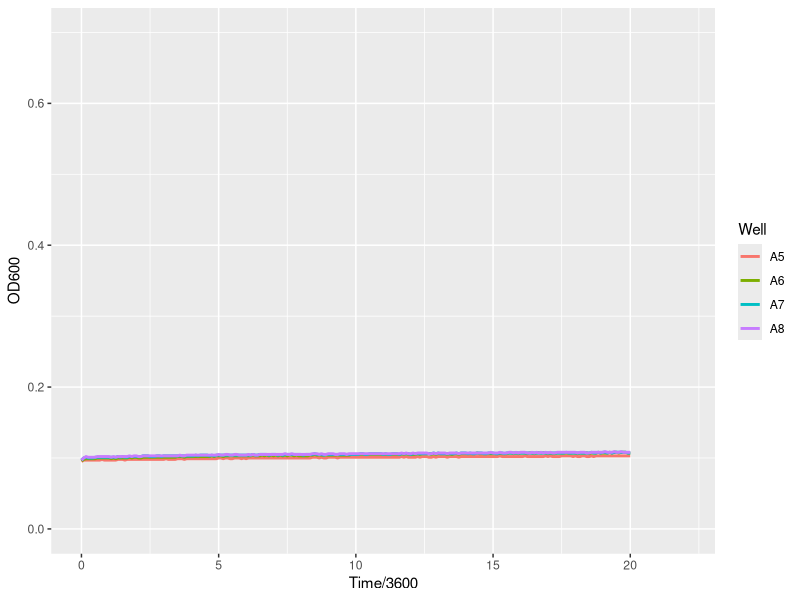
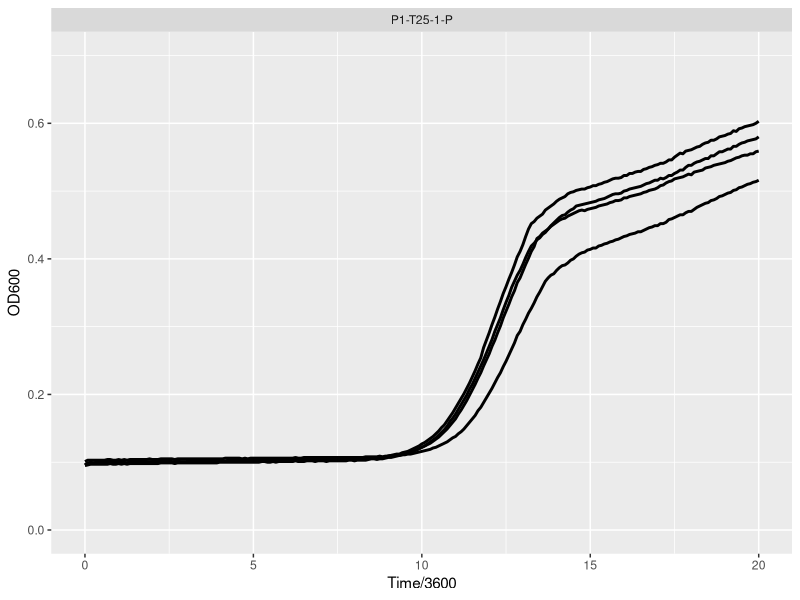
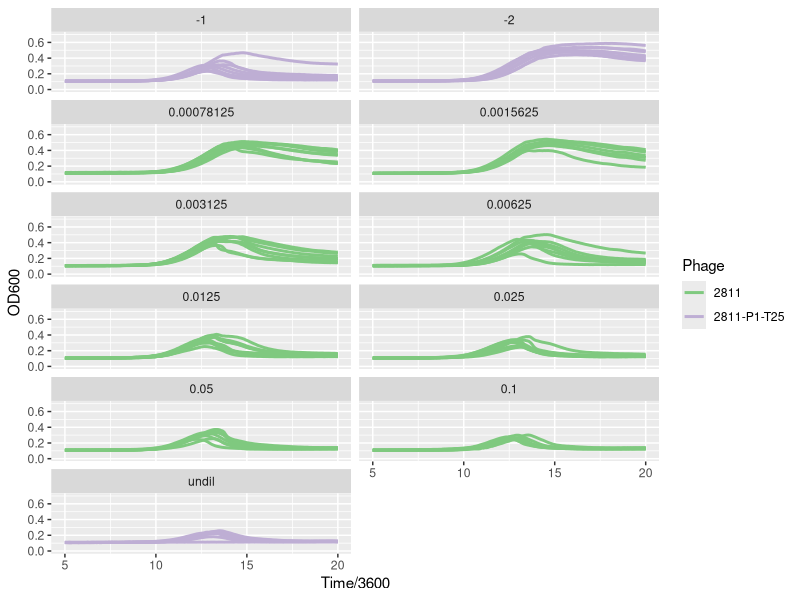
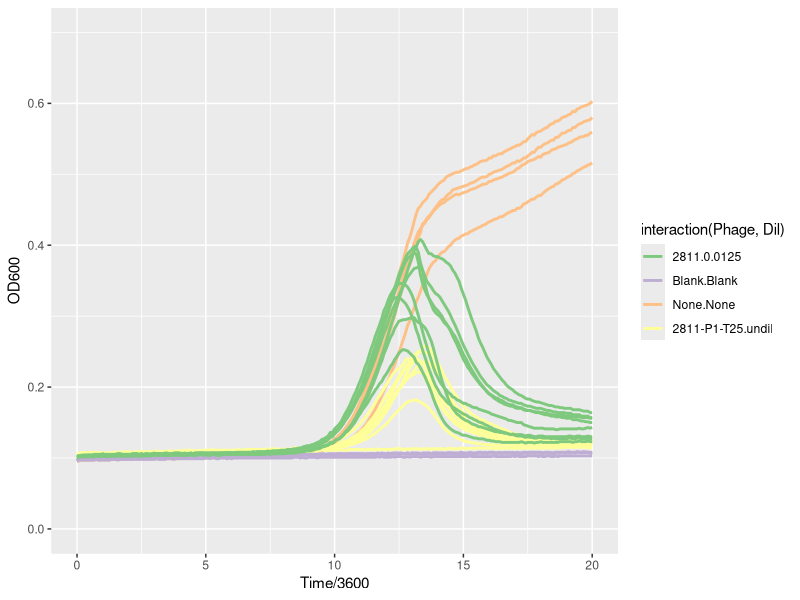
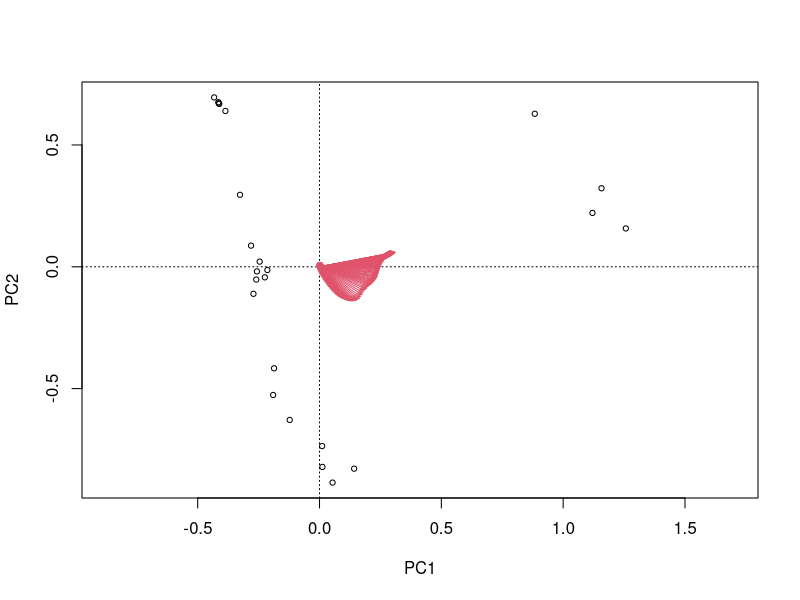
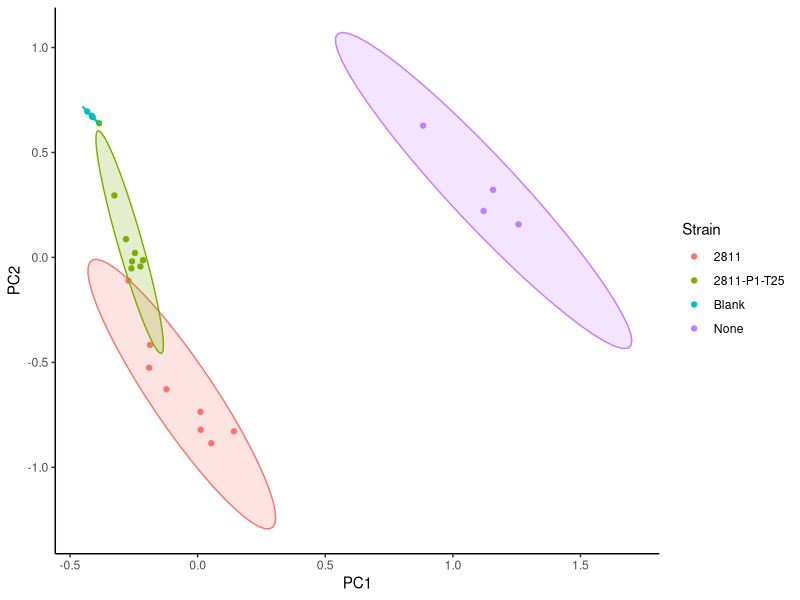
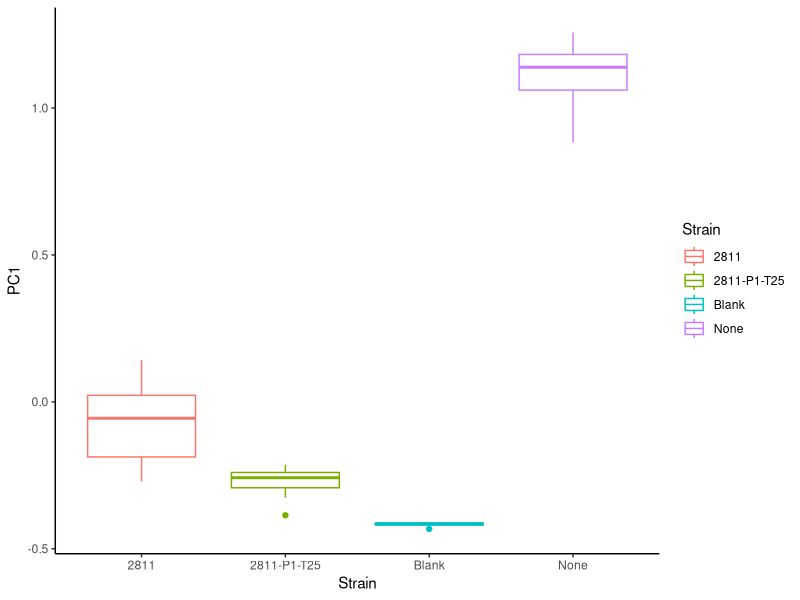
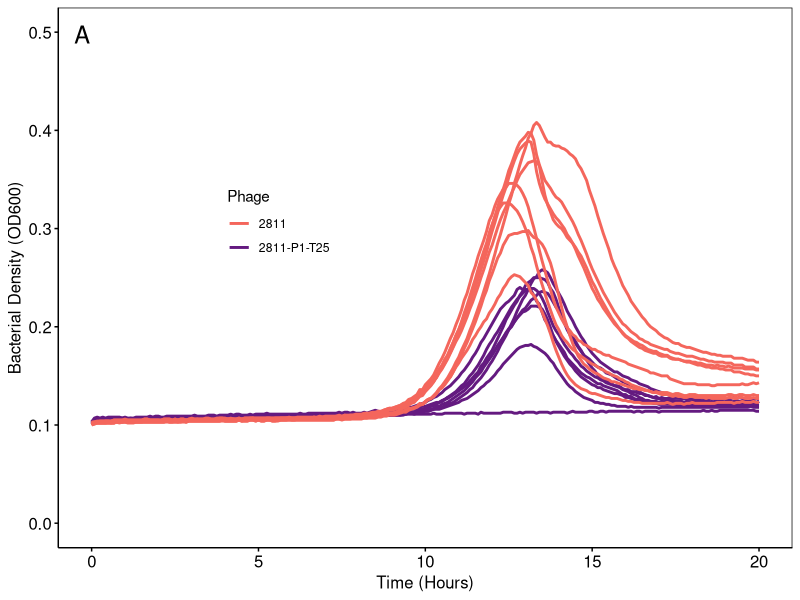

These charts were generated, in order, by the following R code:

# This rather beastly script is going to generate a 9 panel Figure 5 from several different data sets
# I have split up the script to process data for each of the different phage populations
# NOTE, the script needs to be run sequentially to work properly

library(reshape2)
library(dplyr)
library(ggplot2)
library(ggfortify)
library(ggpubr)
library(vegan)
library(stringr)

setwd("CoevolReplay_FastResistance/Manuscript/Github_repo/Figure5")
####################################################################################
#############################   POPULATION 1 #######################################
####################################################################################
rawdata_P1 <- read.csv(file = "DataFormatted_P1.csv") 
platemap_P1 <- read.csv(file = "2020-08-14_P1_platemap.csv") 

reshaped <- melt(rawdata_P1, id=c("Time"), variable.name="Well", 
                 value.name="OD600")
annotated1 <- inner_join(reshaped, platemap_P1, by="Well")
write.csv(annotated1, "2020-09-03_annotated_P1.csv")

# First, check Blank Controls
ggplot(data= subset(annotated1, Bacteria == "Blank"),
       mapping = aes(x=Time/3600, y=OD600,
                     group=Well,
                     color = Well)) +
  geom_line(size = 1) +
  scale_x_continuous(limits = c(0, 22)) +
  scale_y_continuous(limits = c(0, 0.7))

annotated1_nb <- subset(annotated1, Bacteria !="Blank")

# Plot bacteria without phage as positive control for growth
bact_data <- subset(annotated1_nb, Phage == 'None')
plot_bact <- ggplot(data=bact_data,
       mapping = aes(x=Time/3600, y=OD600,
                     group=(Well))) +
  geom_line(size = 1) +
  facet_wrap(Bacteria ~ ., ncol = 2) +
  scale_x_continuous(limits = c(0, 20)) +
  scale_y_continuous(limits = c(0,0.7)) +
  scale_color_brewer(type = 'qual')
print(plot_bact)
# All wells with phage
data_2 <- subset(annotated1_nb, Phage != 'None' & Phage != ' Blank')
plot_2811 <- ggplot(data=data_2,
                    mapping = aes(x=Time/3600, y=OD600,
                                  group=Well,
                                  color=Phage)) +
  geom_line(size = 1) +
  facet_wrap(Dil ~ ., ncol = 2) +
  scale_x_continuous(limits = c(5, 20)) +
  scale_y_continuous(limits = c(0,0.7)) +
  scale_color_brewer(type = 'qual')
print(plot_2811)

# Now equalize initial phage densities by choosing appropriate wells/dilutions
# This is based on spot titering of phages on REL606
dat1 <- subset(annotated1, Phage == '2811' & Dil == '0.0125')
dat2 <- subset(annotated1, Phage == '2811-P1-T25' & Dil == 'undil')
dat3 <- subset(annotated1, Phage == 'None')
dat4 <- subset(annotated1, Phage == 'Blank')

dat_sub <- rbind(dat1, dat2, dat3, dat4)
plot_sub <- ggplot(data=dat_sub,
                    mapping = aes(x=Time/3600, y=OD600,
                                  group=Well,
                                  color=interaction(Phage,Dil))) +
  geom_line(size = 1) +
  scale_x_continuous(limits = c(0, 20)) +
  scale_y_continuous(limits = c(0,0.7)) +
  scale_color_brewer(type = 'qual')
print(plot_sub)

# Now subset the raw data from my annotated dataset
# And transform the data so that I can conduct a PCA to look diff in suppression

vec <- unique(dat_sub$Status)
vec
dat_anc <- subset(dat_sub, Status == vec[1])
dat_contemp <- subset(dat_sub, Status == vec[2])
dat_none <- subset(dat_sub, Status == vec[3])
dat_blank <- subset(dat_sub, Status == vec[4])

unique(dat_sub$Well)
length(unique(dat_sub$Well))

########
mat_sub <- matrix(nrow = 24, ncol = 241)
for (i in 1:length(unique(dat_sub$Well))) {
  well <- unique(dat_sub$Well)[i]
  print(well)
  dat <- subset(dat_sub, Well == well)
  mat_sub[i,] <- dat[,3]
}
pca_sub <- rda(mat_sub[,1:241])
biplot(pca_sub)
summary(pca_sub)

a <- summary(pca_sub)
site.scores <- a$sites
# save these scores (=Principal components) and corresponding strains to data frame
pc <- as.data.frame(site.scores[,c(1,2,3,4,5,6)])
length(unique(dat_sub$Phage))
Strains <- data.frame('Strain' = c(rep('2811', times = 8),
                                   rep('2811-P1-T25', times = 8),
                                   rep('None', times = 4),
                                   rep('Blank', times = 4)))
colnames(Strains) <- c('Strain')
dater <- bind_cols(Strains, pc)
## Plot
pc.plot <-  ggplot(data = dater, aes(x = PC1, y = PC2, color = Strain)) +
  geom_point() +
  stat_ellipse(geom='polygon', aes(fill = Strain),
               alpha = 0.2,
               show.legend = FALSE,
               level = 0.95) +
  theme_classic()
pc.plot
box.plot <- ggplot(data = dater, aes(x = Strain, y = PC1, color = Strain)) +
  geom_boxplot() +
  theme_classic()
print(box.plot)

t.test(PC1~Strain, data = subset(dater, Strain == '2811' | Strain == '2811-P1-T25'))
# 2811 and 2811+ P1 are sig different in PC1 // t = 3.7531 // p=0.004)
#####################################################################################
#### Plots for Figures ####
P1_dat <- subset(dat_sub, Phage == '2811' | Phage == '2811-P1-T25')
A <- ggplot(data=P1_dat,
                 mapping = aes(x=Time/3600, y=OD600,
                               group=Well,
                               color=Phage)) +
  geom_line(size = 1) +
  scale_x_continuous(limits = c(0, 20)) +
  scale_y_continuous(limits = c(0,0.5)) +
  theme(panel.grid.major = element_blank(),
        panel.grid.minor = element_blank(),
        panel.background = element_blank(),
        # Legend alterations
        legend.position = c(0.3,0.6),
        legend.key=element_blank(),
        legend.background=element_blank(),
        # legend.title = element_text(size = 12),
        # legend.text = element_text(size = 12),
        #axis.line = element_line(colour = "black"),
        # Change axes title sizes
        axis.title.x=element_text(size=12, color = 'black'),
        axis.title.y=element_text(size=12, color = 'black'),
        # Change axes ticks
        axis.line = element_line(color='black'),
        axis.ticks = element_line(color= 'black'),
        # Change axes text sizes
        axis.text.x = element_text(size=12, color = 'black'),
        axis.text.y = element_text(size=12, color = 'black'),
        panel.border = element_rect(fill = NA, colour = "black")) +
  labs(x = 'Time (Hours)', y = 'Bacterial Density (OD600)') +
  annotate('text', x=-Inf, y=Inf, hjust = -1, vjust = 2, label="A", size = 6) +
  scale_color_viridis_d(begin = 0.68, end = 0.3, option = 'A')
print(A)
ggsave(plot=A,
       filename="Figure5A.pdf",
       width = 6, height = 4)

B <- ggplot(data = subset(dater, Strain == '2811' | Strain == '2811-P1-T25'),
                 aes(x = Strain, y = PC1, color = Strain)) +
  geom_boxplot() +
  geom_point() +
  geom_bracket(inherit.aes = FALSE, xmin = '2811', xmax = '2811-P1-T25', y.position = 0.18,
    label = "**") +
  scale_color_viridis_d(begin = 0.68, end = 0.3, option = 'A') +
  scale_y_continuous(limits = c(-0.4, 0.24)) +
  theme(panel.grid.major = element_blank(),
        panel.grid.minor = element_blank(),
        panel.background = element_blank(),
        # Legend alterations
        legend.position = 'none',
        #axis.line = element_line(colour = "black"),
        # Change axes title sizes
        axis.title.x=element_text(size=12, color = 'black'),
        axis.title.y=element_text(size=12, color = 'black'),
        # Change axes ticks
        axis.line = element_line(color='black'),
        axis.ticks = element_line(color= 'black'),
        # Change axes text sizes
        axis.text.x = element_text(size=12, color = 'black'),
        axis.text.y = element_text(size=12, color = 'black'),
        panel.border = element_rect(fill = NA, colour = "black")) +
  annotate('text', x=-Inf, y=Inf, hjust = -1, vjust = 2, label="B", size = 6) +
  labs(x = 'Phage', y = 'Resistance (PC1 89.94%)')
print(B)
ggsave(B, file = 'Figure5B.pdf', width = 3, height = 6)

# EOP Figure
EOP <- read.csv(file = 'Consolidated_EOP.csv')

P1_EOP <- subset(EOP, Host == 'P1-T25-1-P')
t.test(data=P1_EOP, EOP~Phage)
# Significantly different EOP, p = 0.022, t = -3.799
# mean 2811 is 0.14
# mean 2811-P1-T25 is 0.45
C <- ggplot(P1_EOP, aes(x = Phage, y = as.numeric(EOP), color = Phage)) +
  geom_boxplot() +
  geom_point() + 
  geom_bracket(inherit.aes = FALSE, xmin = '2811', xmax = '2811-P1-T25', y.position = 0.68,
               label = "*") +
  scale_color_viridis_d(begin = 0.68, end = 0.3, option = 'A') +
  scale_y_continuous(limits = c(0, 0.75)) +
  theme(panel.grid.major = element_blank(),
        panel.grid.minor = element_blank(),
        panel.background = element_blank(),
        # Legend alterations
        legend.position = 'none',
        # Change axes title sizes
        axis.title.x=element_text(size=12, color = 'black'),
        axis.title.y=element_text(size=12, color = 'black'),
        # Change axes ticks
        axis.line = element_line(color='black'),
        axis.ticks = element_line(color= 'black'),
        # Change axes text sizes
        axis.text.x = element_text(size=12, color = 'black'),
        axis.text.y = element_text(size=12, color = 'black'),
        panel.border = element_rect(fill = NA, colour = "black")) +
  annotate('text', x=-Inf, y=Inf, hjust = -1, vjust = 2, label="C", size = 6) +
  labs(x = 'Phage', y = 'Efficiency of Plating (EOP)')
print(C)
ggsave(C, file = 'Figure5C.pdf', width = 3, height = 6)

####################################################################################
#############################   POPULATION 2 #######################################
####################################################################################
rawdata_P2 <- read.csv(file = "DataFormatted_P2.csv") 
platemap_P2 <- read.csv(file = "2020-08-21_P2_platemap.csv") 

reshaped <- melt(rawdata_P2, id=c("Time"), variable.name="Well", 
                 value.name="OD600")
annotated2 <- inner_join(reshaped, platemap_P2, by="Well")
write.csv(annotated2, "2020-09-04_annotated_P2.csv")

# First, check Blank Controls
ggplot(data= subset(annotated2, Bacteria == "Blank"),
       mapping = aes(x=Time/3600, y=OD600,
                     group=Well,
                     color = Well)) +
  geom_line(size = 1) +
  scale_x_continuous(limits = c(0, 22)) +
  scale_y_continuous(limits = c(0, 0.7))
annotated2_nb <- subset(annotated2, Bacteria !="Blank")

# Plot bacteria without phage as positive control for growth
bact_data <- subset(annotated2_nb, Phage == 'None')
plot_bact <- ggplot(data=bact_data,
                    mapping = aes(x=Time/3600, y=OD600,
                                  group=(Well))) +
  geom_line(size = 1) +
  facet_wrap(Bacteria ~ ., ncol = 2) +
  scale_x_continuous(limits = c(0, 20)) +
  scale_y_continuous(limits = c(0,0.7)) +
  scale_color_brewer(type = 'qual')
print(plot_bact)
# All wells with phage
data_2 <- subset(annotated2_nb, Phage != 'None' & Phage != ' Blank')
plot_2811 <- ggplot(data=data_2,
                    mapping = aes(x=Time/3600, y=OD600,
                                  group=Well,
                                  color=Phage)) +
  geom_line(size = 1) +
  facet_wrap(Dil ~ ., ncol = 2) +
  scale_x_continuous(limits = c(5, 20)) +
  scale_y_continuous(limits = c(0,0.7)) +
  scale_color_brewer(type = 'qual')
print(plot_2811)

# Now equalize initial phage densities by choosing appropriate wells/dilutions
# This is based on spot titering of phages on REL606
dat1 <- subset(annotated2, Phage == '2811' & Dil == '0.003125')
dat2 <- subset(annotated2, Phage == '2811-P2-T15' & Dil == 'undil')
dat3 <- subset(annotated2, Phage == 'None')
dat4 <- subset(annotated2, Phage == 'Blank')

dat_sub <- rbind(dat1, dat2, dat3, dat4)
plot_sub <- ggplot(data=dat_sub,
                   mapping = aes(x=Time/3600, y=OD600,
                                 group=Well,
                                 color=interaction(Phage,Dil))) +
  geom_line(size = 1) +
  scale_x_continuous(limits = c(0, 20)) +
  scale_y_continuous(limits = c(0,0.7)) +
  scale_color_brewer(type = 'qual')
print(plot_sub)
# Now subset the raw data from my annotated dataset
# And transform the data so that I can conduct a PCA to look diff in suppression
vec <- unique(dat_sub$Status)
vec
dat_anc <- subset(dat_sub, Status == vec[1])
dat_contemp <- subset(dat_sub, Status == vec[2])
dat_none <- subset(dat_sub, Status == vec[3])
dat_blank <- subset(dat_sub, Status == vec[4])

unique(dat_sub$Well)
length(unique(dat_sub$Well))

########
mat_sub <- matrix(nrow = 24, ncol = 241)
for (i in 1:length(unique(dat_sub$Well))) {
  well <- unique(dat_sub$Well)[i]
  print(well)
  dat <- subset(dat_sub, Well == well)
  mat_sub[i,] <- dat[,3]
}
pca_sub <- rda(mat_sub[,1:241])
biplot(pca_sub)
summary(pca_sub)

a <- summary(pca_sub)
site.scores <- a$sites
# save these scores (=Principal components) and corresponding strains to data frame
pc <- as.data.frame(site.scores[,c(1,2,3,4,5,6)])
length(unique(dat_sub$Phage))
Strains <- data.frame('Strain' = c(rep('2811', times = 8),
                                   rep('2811-P2-T15', times = 8),
                                   rep('None', times = 4),
                                   rep('Blank', times = 4)))
colnames(Strains) <- c('Strain')
dater <- bind_cols(Strains, pc)
## Plot
pc.plot <-  ggplot(data = dater, aes(x = PC1, y = PC2, color = Strain)) +
  geom_point() +
  stat_ellipse(geom='polygon', aes(fill = Strain),
               alpha = 0.2,
               show.legend = FALSE,
               level = 0.95) +
  theme_classic()
pc.plot
box.plot <- ggplot(data = dater, aes(x = Strain, y = PC1, color = Strain)) +
  geom_boxplot() +
  theme_classic()
print(box.plot)
t.test(PC1~Strain, data = subset(dater, Strain == '2811' | Strain == '2811-P2-T15'))
# 2811 and 2811+ P2 are sig different in PC1 / t = 3.0404 / p=0.017)
# Note that for P2 phage are more dense (not sig) and sig more suppression
#  however when 2811 more dense (not sig) there is not sig more suppression
#####################################################################################
#### Plots for Figures ####
P2_dat <- subset(dat_sub, Phage == '2811' | Phage == '2811-P2-T15')
D <- ggplot(data=P2_dat,
            mapping = aes(x=Time/3600, y=OD600,
                          group=Well,
                          color=Phage)) +
  geom_line(size = 1) +
  scale_x_continuous(limits = c(0, 20)) +
  scale_y_continuous(limits = c(0,0.5)) +
  theme(panel.grid.major = element_blank(),
        panel.grid.minor = element_blank(),
        panel.background = element_blank(),
        # Legend alterations
        legend.position = c(0.3,0.6),
        legend.key=element_blank(),
        legend.background=element_blank(),
        #axis.line = element_line(colour = "black"),
        # Change axes title sizes
        axis.title.x=element_text(size=12, color = 'black'),
        axis.title.y=element_text(size=12, color = 'black'),
        # Change axes ticks
        axis.line = element_line(color='black'),
        axis.ticks = element_line(color= 'black'),
        # Change axes text sizes
        axis.text.x = element_text(size=12, color = 'black'),
        axis.text.y = element_text(size=12, color = 'black'),
        panel.border = element_rect(fill = NA, colour = "black")) +
  labs(x = 'Time (Hours)', y = 'Bacterial Density (OD600)') +
  annotate('text', x=-Inf, y=Inf, hjust = -1, vjust = 2, label="D", size = 6) +
  scale_color_viridis_d(begin = 0.68, end = 0.3, option = 'A')
print(D)
ggsave(plot=D,
       filename="Figure5D.pdf",
       width = 6, height = 4)

E <- ggplot(data = subset(dater, Strain == '2811' | Strain == '2811-P2-T15'),
            aes(x = Strain, y = PC1, color = Strain)) +
  geom_boxplot() +
  geom_point() +
  geom_bracket(inherit.aes = FALSE, xmin = '2811', xmax = '2811-P2-T15', y.position = 0.08,
               label = "*") +
  scale_color_viridis_d(begin = 0.68, end = 0.3, option = 'A') +
  scale_y_continuous(limits = c(-0.4, 0.2)) +
  theme(panel.grid.major = element_blank(),
        panel.grid.minor = element_blank(),
        panel.background = element_blank(),
        # Legend alterations
        legend.position = 'none',
        #axis.line = element_line(colour = "black"),
        # Change axes title sizes
        axis.title.x=element_text(size=12, color = 'black'),
        axis.title.y=element_text(size=12, color = 'black'),
        # Change axes ticks
        axis.line = element_line(color='black'),
        axis.ticks = element_line(color= 'black'),
        # Change axes text sizes
        axis.text.x = element_text(size=12, color = 'black'),
        axis.text.y = element_text(size=12, color = 'black'),
        panel.border = element_rect(fill = NA, colour = "black")) +
  annotate('text', x=-Inf, y=Inf, hjust = -1, vjust = 2, label="E", size = 6) +
  labs(x = 'Phage', y = 'Resistance (PC1 90.38%)')
print(E)
ggsave(E, file = 'Figure5E.pdf', width = 3, height = 6)

# EOP Figure
P2_EOP <- subset(EOP, Host == 'P2-T15-1-P')
t.test(data=P2_EOP, EOP~Phage)
# Significantly different EOP, p = 0.045, t = -3.0109
# mean 2811 is 0.30
# mean 2811-P1-T25 is 0.87

pF <- ggplot(P2_EOP, aes(x = Phage, y = as.numeric(EOP), color = Phage)) +
  geom_boxplot() +
  geom_point() + 
  geom_bracket(inherit.aes = FALSE, xmin = '2811', xmax = '2811-P2-T15', y.position = 1.45,
               label = "*") +
  scale_color_viridis_d(begin = 0.68, end = 0.3, option = 'A') +
  scale_y_continuous(limits = c(0, 1.8)) +
  theme(panel.grid.major = element_blank(),
        panel.grid.minor = element_blank(),
        panel.background = element_blank(),
        # Legend alterations
        legend.position = 'none',
        # Change axes title sizes
        axis.title.x=element_text(size=12, color = 'black'),
        axis.title.y=element_text(size=12, color = 'black'),
        # Change axes ticks
        axis.line = element_line(color='black'),
        axis.ticks = element_line(color= 'black'),
        # Change axes text sizes
        axis.text.x = element_text(size=12, color = 'black'),
        axis.text.y = element_text(size=12, color = 'black'),
        panel.border = element_rect(fill = NA, colour = "black")) +
  annotate('text', x=-Inf, y=Inf, hjust = -1, vjust = 2, label="F", size = 6) +
  labs(x = 'Phage', y = 'Efficiency of Plating (EOP)')
print(pF)
ggsave(pF, file = 'Figure5F.pdf', width = 3, height = 6)

####################################################################################
#############################   POPULATION 3 #######################################
####################################################################################
rawdata_P3 <- read.csv(file = "DataFormatted_P3.csv") 
platemap_P3 <- read.csv(file = "2020-08-20_P3_platemap.csv") 

reshaped <- melt(rawdata_P3, id=c("Time"), variable.name="Well", 
                 value.name="OD600")
annotated3 <- inner_join(reshaped, platemap_P3, by="Well")
write.csv(annotated3, "2020-09-04_annotated_P3.csv")

# First, check Blank Controls
ggplot(data= subset(annotated3, Bacteria == "Blank"),
       mapping = aes(x=Time/3600, y=OD600,
                     group=Well,
                     color = Well)) +
  geom_line(size = 1) +
  scale_x_continuous(limits = c(0, 22)) +
  scale_y_continuous(limits = c(0, 0.7))

annotated3_nb <- subset(annotated3, Bacteria !="Blank")

# Plot bacteria without phage as positive control for growth
bact_data <- subset(annotated3_nb, Phage == 'None')
plot_bact <- ggplot(data=bact_data,
                    mapping = aes(x=Time/3600, y=OD600,
                                  group=(Well))) +
  geom_line(size = 1) +
  facet_wrap(Bacteria ~ ., ncol = 2) +
  scale_x_continuous(limits = c(0, 20)) +
  scale_y_continuous(limits = c(0,0.7)) +
  scale_color_brewer(type = 'qual')
print(plot_bact)
# All wells with phage
data_2 <- subset(annotated3_nb, Phage != 'None' & Phage != ' Blank')
plot_2811 <- ggplot(data=data_2,
                    mapping = aes(x=Time/3600, y=OD600,
                                  group=Well,
                                  color=Phage)) +
  geom_line(size = 1) +
  facet_wrap(Dil ~ ., ncol = 2) +
  scale_x_continuous(limits = c(5, 20)) +
  scale_y_continuous(limits = c(0,0.7)) +
  scale_color_brewer(type = 'qual')
print(plot_2811)

# Now equalize initial phage densities by choosing appropriate wells/dilutions
# This is based on spot titering of phages on REL606
dat1 <- subset(annotated3, Phage == '2811' & Dil == '0.025')
dat2 <- subset(annotated3, Phage == '2811-P3-T5' & Dil == '-1')
dat3 <- subset(annotated3, Phage == 'None')
dat4 <- subset(annotated3, Phage == 'Blank')

dat_sub <- rbind(dat1, dat2, dat3, dat4)
plot_sub <- ggplot(data=dat_sub,
                   mapping = aes(x=Time/3600, y=OD600,
                                 group=Well,
                                 color=interaction(Phage,Dil))) +
  geom_line(size = 1) +
  scale_x_continuous(limits = c(0, 20)) +
  scale_y_continuous(limits = c(0,0.7)) +
  scale_color_brewer(type = 'qual')
print(plot_sub)

# Now subset the raw data from my annotated dataset
# And transform the data so that I can conduct a PCA to look diff in suppression

vec <- unique(dat_sub$Status)
vec
dat_anc <- subset(dat_sub, Status == vec[1])
dat_contemp <- subset(dat_sub, Status == vec[2])
dat_none <- subset(dat_sub, Status == vec[3])
dat_blank <- subset(dat_sub, Status == vec[4])

unique(dat_sub$Well)
length(unique(dat_sub$Well))

########
mat_sub <- matrix(nrow = 24, ncol = 241)
for (i in 1:length(unique(dat_sub$Well))) {
  well <- unique(dat_sub$Well)[i]
  print(well)
  dat <- subset(dat_sub, Well == well)
  mat_sub[i,] <- dat[,3]
}
pca_sub <- rda(mat_sub[,1:241])
biplot(pca_sub)
summary(pca_sub)

a <- summary(pca_sub)
site.scores <- a$sites
# save these scores (=Principal components) and corresponding strains to data frame
pc <- as.data.frame(site.scores[,c(1,2,3,4,5,6)])
length(unique(dat_sub$Phage))
Strains <- data.frame('Strain' = c(rep('2811', times = 8),
                                   rep('2811-P3-T5', times = 8),
                                   rep('None', times = 4),
                                   rep('Blank', times = 4)))
colnames(Strains) <- c('Strain')
dater <- bind_cols(Strains, pc)
## Plot
pc.plot <-  ggplot(data = dater, aes(x = PC1, y = PC2, color = Strain)) +
  geom_point() +
  stat_ellipse(geom='polygon', aes(fill = Strain),
               alpha = 0.2,
               show.legend = FALSE,
               level = 0.95) +
  theme_classic()
pc.plot
box.plot <- ggplot(data = dater, aes(x = Strain, y = PC1, color = Strain)) +
  geom_boxplot() +
  theme_classic()
print(box.plot)
t.test(PC1~Strain, data = subset(dater, Strain == '2811' | Strain == '2811-P3-T5'))
# 2811 and 2811+ P3 are sig different in PC1 / t = 2.7621 / p=0.017
# Note that for P3 phage is sig less dense and has sig more suppression!
#####################################################################################
#### Plots for Figures ####
P3_dat <- subset(dat_sub, Phage == '2811' | Phage == '2811-P3-T5')
G <- ggplot(data=P3_dat,
            mapping = aes(x=Time/3600, y=OD600,
                          group=Well,
                          color=Phage)) +
  geom_line(size = 1) +
  scale_x_continuous(limits = c(0, 20)) +
  scale_y_continuous(limits = c(0,0.5)) +
  theme(panel.grid.major = element_blank(),
        panel.grid.minor = element_blank(),
        panel.background = element_blank(),
        # Legend alterations
        legend.position = c(0.3,0.6),
        legend.key=element_blank(),
        legend.background=element_blank(),
        #axis.line = element_line(colour = "black"),
        # Change axes title sizes
        axis.title.x=element_text(size=12, color = 'black'),
        axis.title.y=element_text(size=12, color = 'black'),
        # Change axes ticks
        axis.line = element_line(color='black'),
        axis.ticks = element_line(color= 'black'),
        # Change axes text sizes
        axis.text.x = element_text(size=12, color = 'black'),
        axis.text.y = element_text(size=12, color = 'black'),
        panel.border = element_rect(fill = NA, colour = "black")) +
  labs(x = 'Time (Hours)', y = 'Bacterial Density (OD600)') +
  annotate('text', x=-Inf, y=Inf, hjust = -1, vjust = 2, label="G", size = 6) +
  scale_color_viridis_d(begin = 0.68, end = 0.3, option = 'A')
print(G)
ggsave(plot=G,
       filename="Figure5G.pdf",
       width = 6, height = 4)

H <- ggplot(data = subset(dater, Strain == '2811' | Strain == '2811-P3-T5'),
            aes(x = Strain, y = PC1, color = Strain)) +
  geom_boxplot() +
  geom_point() +
  geom_bracket(inherit.aes = FALSE, xmin = '2811', xmax = '2811-P3-T5', y.position = -0.125,
               label = "*") +
  scale_color_viridis_d(begin = 0.68, end = 0.3, option = 'A') +
  scale_y_continuous(limits = c(-0.35, -0.08)) +
  theme(panel.grid.major = element_blank(),
        panel.grid.minor = element_blank(),
        panel.background = element_blank(),
        # Legend alterations
        legend.position = 'none',
        #axis.line = element_line(colour = "black"),
        # Change axes title sizes
        axis.title.x=element_text(size=12, color = 'black'),
        axis.title.y=element_text(size=12, color = 'black'),
        # Change axes ticks
        axis.line = element_line(color='black'),
        axis.ticks = element_line(color= 'black'),
        # Change axes text sizes
        axis.text.x = element_text(size=12, color = 'black'),
        axis.text.y = element_text(size=12, color = 'black'),
        panel.border = element_rect(fill = NA, colour = "black")) +
  annotate('text', x=-Inf, y=Inf, hjust = -1, vjust = 2, label="H", size = 6) +
  labs(x = 'Phage', y = 'Resistance (PC1 98.12%)')
print(H)
ggsave(H, file = 'Figure5H.pdf', width = 3, height = 6)

# EOP Figure
P3_EOP <- subset(EOP, Host == 'P3-T5-1-P')
t.test(data=P3_EOP, EOP~Phage)
# Significantly different EOP, p = 0.037, t = -3.5377
# mean 2811 is 0.18
# mean 2811-P1-T25 is 0.68

I <- ggplot(P3_EOP, aes(x = Phage, y = as.numeric(EOP), color = Phage)) +
  geom_boxplot() +
  geom_point() + 
  geom_bracket(inherit.aes = FALSE, xmin = '2811', xmax = '2811-P3-T5', y.position = 1.2,
               label = "*") +
  scale_color_viridis_d(begin = 0.68, end = 0.3, option = 'A') +
  scale_y_continuous(limits = c(0, 1.5)) +
  theme(panel.grid.major = element_blank(),
        panel.grid.minor = element_blank(),
        panel.background = element_blank(),
        # Legend alterations
        legend.position = 'none',
        # Change axes title sizes
        axis.title.x=element_text(size=12, color = 'black'),
        axis.title.y=element_text(size=12, color = 'black'),
        # Change axes ticks
        axis.line = element_line(color='black'),
        axis.ticks = element_line(color= 'black'),
        # Change axes text sizes
        axis.text.x = element_text(size=12, color = 'black'),
        axis.text.y = element_text(size=12, color = 'black'),
        panel.border = element_rect(fill = NA, colour = "black")) +
  annotate('text', x=-Inf, y=Inf, hjust = -3, vjust = 2, label="I", size = 6) +
  labs(x = 'Phage', y = 'Efficiency of Plating (EOP)')
print(I)
ggsave(I, file = 'Figure5I.pdf', width = 3, height = 6)


###############################################################################
###############################################################################
###############################################################################

plot_matrix <- ggarrange(A, B, C,
                         D, E, pF,
                         G, H, I,
                         common.legend = FALSE,
                         ncol = 3, nrow = 3,
                         widths = c(5,4,4), heights = c(4,4,4))
plot_matrix

ggsave(filename = 'Figure5A-I.pdf', plot_matrix,
       width = 8, height = 9)
